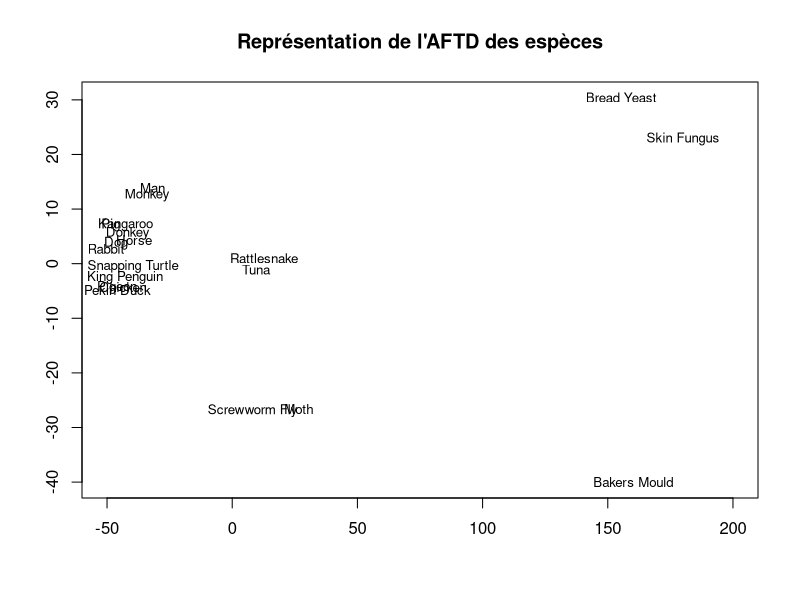
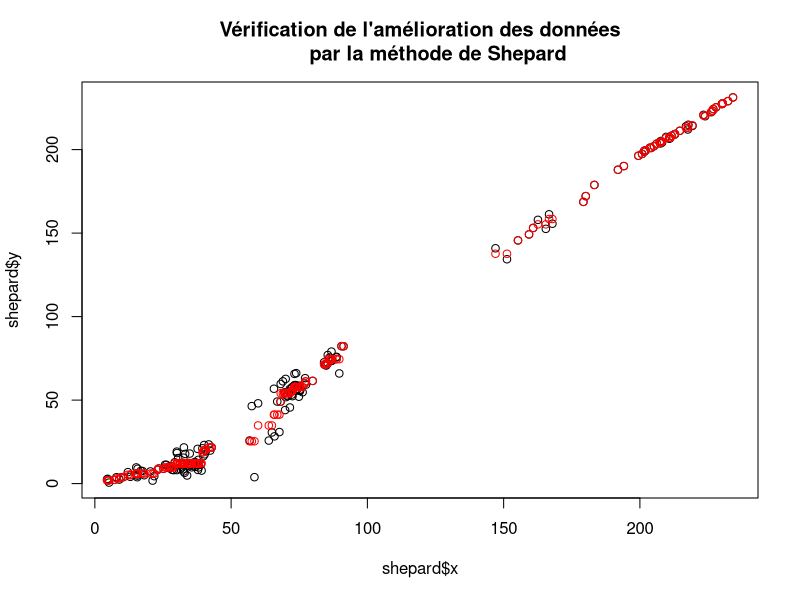

Generate these figures, in order, with R:
M <- read.table("mutations2.txt", header = F, row.names = 1)
AFTD <- cmdscale(dist(M))
png("AFTDMutations.png", width = 600, height = 600)
plot(AFTD[,1], AFTD[,2],
     type = "n",
     main = "Représentation de l'AFTD des espèces",
     xlab = "",
     ylab = "",
     xlim = c(-50, 200))
text(AFTD[,1], AFTD[,2],
     rownames(AFTD),
     cex = 0.8)
dev.off()
cat("AFTDMutations.png sauvegardee\n")

library(MASS)
shepard <- Shepard(dist(M), cmdscale(dist(M)))
png("ShepardMutations.png", width = 450, height = 450)
plot(shepard$x, shepard$y)
points(shepard$x, shepard$yf, col = "red")
title("Vérification de l'amélioration des données
      par la méthode de Shepard")
dev.off()
cat("ShepardMutations.png sauvegardee\n")
